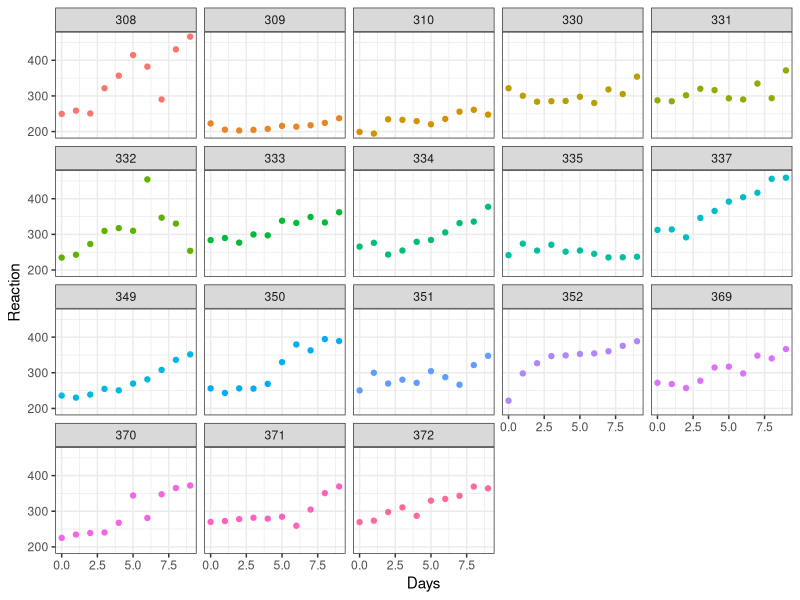

Source code (R):
## ---- chunk 1
library(lme4)
head(sleepstudy)
## ---- chunk 2

library(ggplot2)

ggplot(sleepstudy, aes(x = Days, y = Reaction, color = Subject)) +
  geom_point() +
  theme_bw() +
  facet_wrap(~ Subject) + 
  theme(legend.position = "none")
## ---- chunk 3
fit <- lmer(Reaction ~ Days + (Days | Subject), REML = TRUE, data = sleepstudy)
## ---- chunk 4

summary(fit)
## ---- chunk 5

library(dplyr)
library(kableExtra)

Tabla_1 <- tibble::tribble(
  ~x,
  251.40,
  10.47,
  25.59,
  24.74,
  5.92,
  10.25
)
rownames(Tabla_1) <- c("$\\beta_{0}$", "$\\beta_{1}$", "$\\sigma_{y}$", "$\\sigma_{b0}$", "$\\sigma_{b1}$", "$\\sigma_{b0b1}$")

knitr::kable(Tabla_1, col.names = "$\\Theta$") %>%
  kable_styling(full_width = FALSE) %>%
  footnote(symbol = "El útimo parámetro estimado se obtiene utilizando la ecuación\n de [correlación](https://en.wikipedia.org/wiki/Correlation_and_dependence) que relaciona la covarianza y desviaciones de los\n efectos aleatorios: $Cor=Cov/(\\sigma_1 * \\sigma_2)$.")
